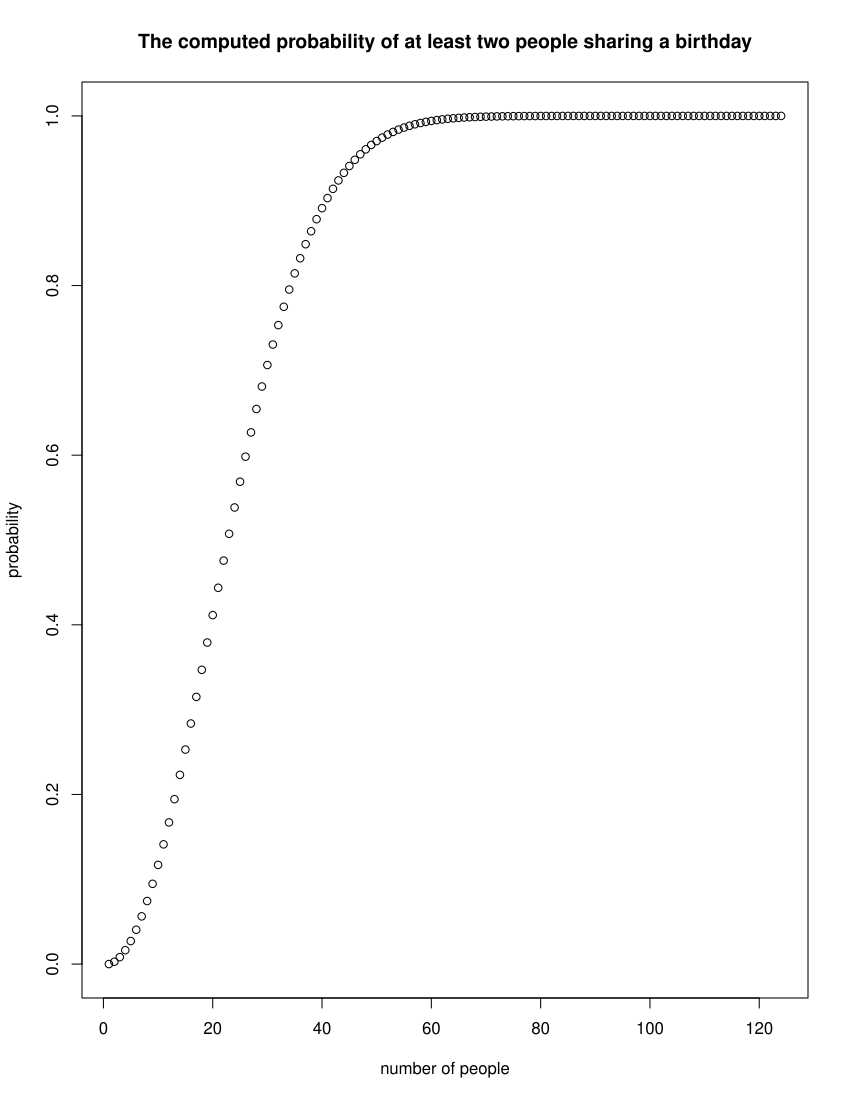

R code for this plot:
n = readline('piease input the number of the peoples in the romm:')
n = as.integer(n)
if(n<365){
  p = 1 - prod((366-n):365)/365^n
}else{
  p = 0
}
arr = c()
for(i in 1:365){
  p = 1 - prod((366-i):365)/365^i
  if(p == 'NaN') break
  arr[i] <- p
}
plot(1:length(arr), arr, main = 'The computed probability of at least two people sharing a birthday',
     xlab = 'number of people', ylab = 'probability')
